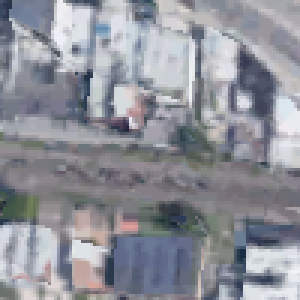
#> input picture HW2/queries/query1.png, 100 x 100 px (shown 3 times larger); its folder holds 4 pictures in this run
$ python q4.py
#> lines starting #> are read from the running program, lines starting #| are printed output that depends on the picture
import cv2
import numpy as np
import glob
from natsort import natsorted
from scipy.cluster.vq import kmeans, vq
from sklearn.neighbors import NearestNeighbors


class bovw:
    def __init__(self, train_image, query_image):
        self.train_image = train_image
        self.query_image = query_image

    # extract descriptor of all train image (database)
    def descriptor_train(self):
        des_imgtrain_list = []
        for count, image in enumerate(self.train_image):
            image_read = cv2.imread(image)
            image_gray = cv2.cvtColor(image_read, cv2.COLOR_BGR2GRAY)
            sift = cv2.SIFT_create()
            kp, des = sift.detectAndCompute(image_gray, None)
            des_imgtrain_list.append(des)
            print(count, "t")
        # combine all descriptor in a single list
        des_train_ex = []
        for desimgtrain in des_imgtrain_list:
            print("uuuu")
            des_train_ex.extend(desimgtrain)

        return des_train_ex, des_imgtrain_list

    # extract descriptor of query image
    def descriptor_query(self):
        des_imgquery_list = []
        for count, image in enumerate(self.query_image):
            image_read = cv2.imread(image)
#> image_read is the input picture: shape (100, 100, 3); mean B, G, R 153, 144.9, 142.7
            image_gray = cv2.cvtColor(image_read, cv2.COLOR_BGR2GRAY)
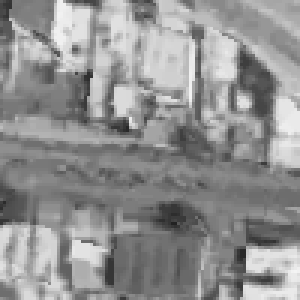
#> image_gray: shape (100, 100) (shown 3 times larger); min 34, max 244, mean 145.2
            sift = cv2.SIFT_create()
            kp, des = sift.detectAndCompute(image_gray, None)
#> kp = 170 keypoints; strongest (x, y, size): (89, 93, 3.9), (81, 34, 3.3), (86, 86, 5.4), (29, 25, 2)
            des_imgquery_list.append(des)
            print(count, "q")
#> pass 2 of the loop in descriptor_query, `for count, image in enumerate(self.query_image):`:
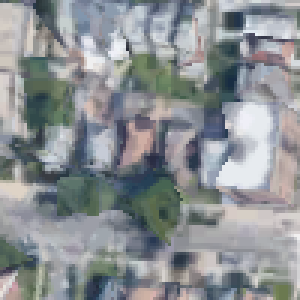
#> input picture HW2/queries/query2.png, 100 x 100 px (shown 3 times larger)
#> in descriptor_query, image_read is the input picture: shape (100, 100, 3); mean B, G, R 147.2, 144.3, 139.7
#> in descriptor_query, `image_gray = cv2.cvtColor(image_read, cv2.COLOR_BGR2GRAY)`:
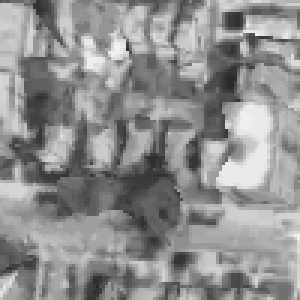
#> image_gray: shape (100, 100) (shown 3 times larger); min 41, max 242, mean 143.2
#> kp = 185 keypoints; strongest (x, y, size): (81, 16, 2.3), (84, 13, 2.7), (60, 87, 4.1), (64, 54, 3.8)
#> pass 3 of the loop in descriptor_query, `for count, image in enumerate(self.query_image):`:
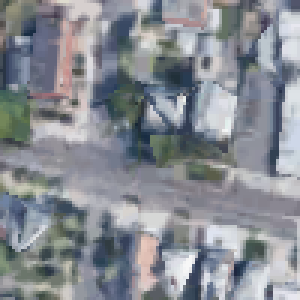
#> input picture HW2/queries/query3.png, 100 x 100 px (shown 3 times larger)
#> in descriptor_query, image_read is the input picture: shape (100, 100, 3); mean B, G, R 146.4, 139.7, 135.4
#> in descriptor_query, `image_gray = cv2.cvtColor(image_read, cv2.COLOR_BGR2GRAY)`:
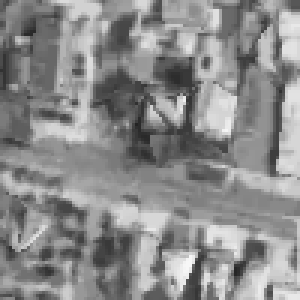
#> image_gray: shape (100, 100) (shown 3 times larger); min 35, max 247, mean 139.1
#> kp = 220 keypoints; strongest (x, y, size): (61, 33, 2.1), (89, 97, 2.2), (79, 90, 3.5), (85, 83, 5)
#> the loop made 4 passes; the first 3 are shown
        return des_imgquery_list

    def kmeans(self):
        des_train_ex, des_imgtrain_list = self.descriptor_train()
        des_imgquery_list = self.descriptor_query()
        k = 200
        print("i")
        # gives us the visual word dictionary
#> (the run stopped early here; a loop or call above may not have finished)
